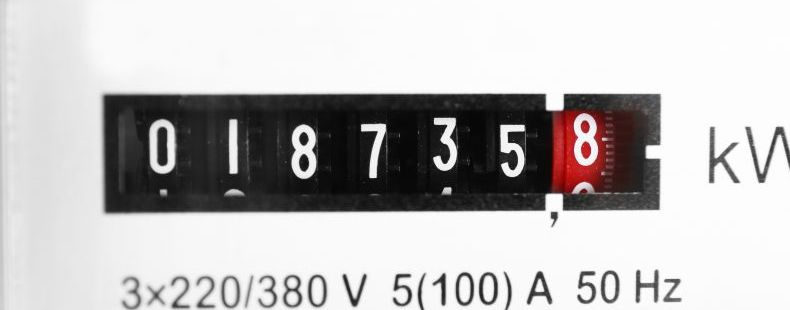
%> input picture Images/compteur4.jpg, 790 x 310 px
$ octave OCR.m   (GNU Octave 9; MATLAB toolbox functions it lacks are replaced by stand-ins)
%> lines starting %> are read from the running program, lines starting %| are printed output that depends on the picture; in (x1, y1, x2, y2) boxes, pixels count from 0 and x2, y2 are one past the last pixel; in counts of white or black regions, pixels touching at a corner belong together; the program's own positions count from 1
### readNumber.m
function [number accuracy] = readNumber( img )
%UNTITLED3 Summary of this function goes here
%   Detailed explanation goes here

load templates;

comp = [];

for n=1:11

    sem=corr2(templates{1,n},img);

    comp=[comp sem];


end
accuracy = max(comp);
vd=find(comp==max(comp));
%*-*-*-*-*-*-*-*-*-*-*-*-*-
%if accuracy >= 0.5
 if accuracy >= 0.3
    if vd==1
        number='1';
    elseif vd==2
        number = '1';
    elseif vd==3
        number='2';
    elseif vd==4
        number='3';
    elseif vd==5
        number='4';
    elseif vd==6
        number='5';
    elseif vd==7
        number='6';
    elseif vd==8
        number='7';
    elseif vd==9
        number='8';
    elseif vd==10
        number='9';
    elseif vd==11
        number='0';
    else
        number = NaN;
    end
else
    number = NaN;
end


end

### OCR.m
clear all; close all; clc;

warning('off','images:initSize:adjustingMag');
warning('off','images:im2bw:binaryInput');
warning('off','MATLAB:colon:nonIntegerIndex');

img = imread('Images\compteur4.jpg');
%> img is the input picture: size 310x790x3 uint8; mean R, G, B 191.5, 189.4, 189.4
figure;imshow(img);
title("Image original");

img = binarizeImage(img,0.5);
%> in binarizeImage, `T = adaptthresh(img, tresh);`:
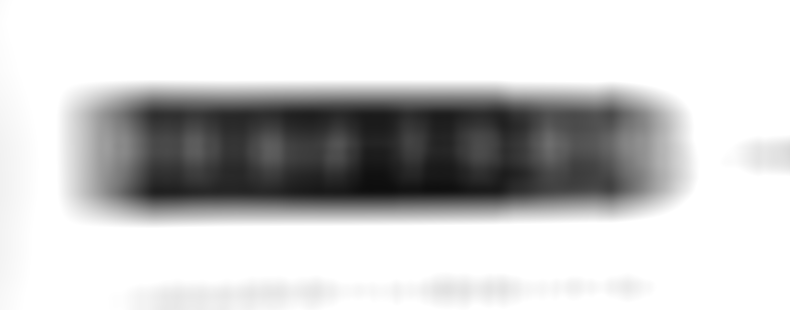
%> T: size 310x790 double; min 0.057, max 1, mean 0.796
%> in binarizeImage, `binaryImg = imbinarize(img, T);`:
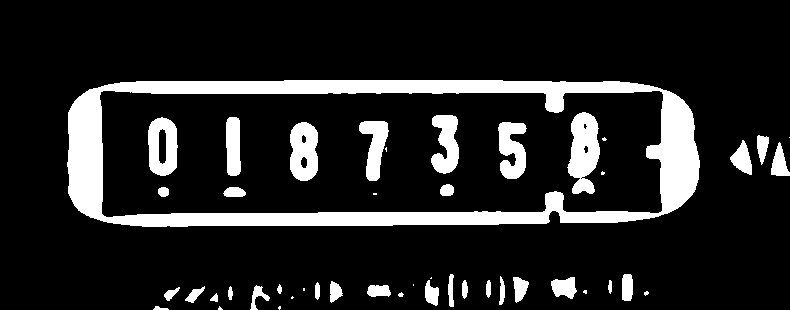
%> binaryImg: size 310x790 logical; 14.4% white; 47 white regions (13 under 20 px)

%erosion
se = strel('square', 1);
img = imerode(img, se);

%filtre mmoyeneur pour supprimer le bruit
%img = medfilt2(img);

figure;
imshow(img);
title("apres erosion");


img = labelAreaClean(img, 1, 3);
%> in labelAreaClean, `[labels, nbObj] = bwlabel(img);`:
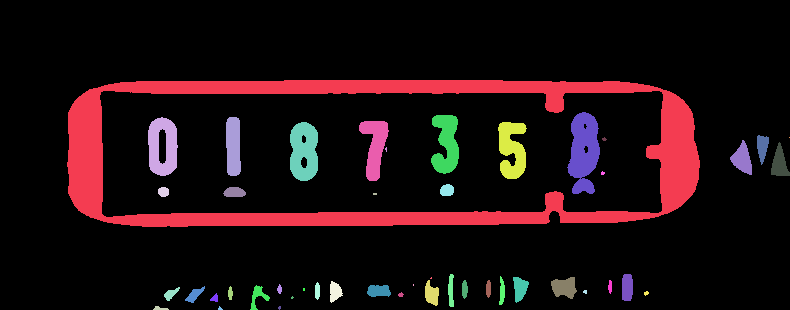
%> labels: size 310x790 double; 48 distinct labels, from 0 to 47; one colour per label, 0 black
%> in labelAreaClean, `[labels, nbObj] = bwlabel(img);`: nbObj = 47
%> in labelAreaClean, `props = regionprops(img,'basic');`: props = 47 regions; largest, box (x1, y1, x2, y2), Area and Centroid: (67, 80, 700, 227) 22266 [382.1 153.4], (567, 112, 600, 194) 1858 [584.4 152.3], (290, 122, 318, 181) 1344 [304.6 152], (148, 117, 178, 176) 1273 [163.3 147.3], (498, 122, 527, 179) 1155 [512.5 150.2]
%> the loop in labelAreaClean, `for o = 1 : nbObj` made 47 passes
%> avg on passes 1 to 12: 22266, 23539, 23578, 23670, 23774, 23920, 23964, 23976, 24162, 24949, 25001, 25190
%> in labelAreaClean, `avg = round((avg/nbObj)*quotientArea);`: avg = 2246
%> in labelAreaClean, `cleanedImg = img - bwareaopen(img,avg);`: cleanedImg: size 310x790 double; values 0 (black) and 1 (white), 5.3% white; 46 white regions (13 under 20 px), largest, box (x1, y1, x2, y2) and area: (567, 112, 600, 194) 1858, (290, 122, 318, 181) 1344, (148, 117, 178, 176) 1273

figure;imshow(img);
title("Premier nettoyage");

%=============================================================================
img2 = imbinarize(img);
%> img2: size 310x790 logical; 5.3% white; 46 white regions (13 under 20 px)
img2 = labelAreaClean(img2, -1, 1);
%> call 2 of labelAreaClean, with deleteSmall = -1, quotientArea = 1
%> in labelAreaClean (call 2), `[labels, nbObj] = bwlabel(img);`:
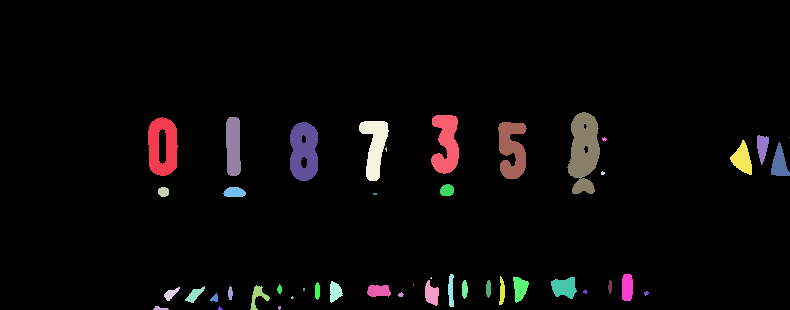
%> labels: size 310x790 double; 47 distinct labels, from 0 to 46; one colour per label, 0 black
%> in labelAreaClean (call 2), `[labels, nbObj] = bwlabel(img);`: nbObj = 46
%> in labelAreaClean (call 2), `props = regionprops(img,'basic');`: props = 46 regions; largest, box (x1, y1, x2, y2), Area and Centroid: (567, 112, 600, 194) 1858 [584.4 152.3], (290, 122, 318, 181) 1344 [304.6 152], (148, 117, 178, 176) 1273 [163.3 147.3], (498, 122, 527, 179) 1155 [512.5 150.2], (431, 115, 459, 174) 1128 [446.9 144.4]
%> the loop in labelAreaClean (call 2), `for o = 1 : nbObj` made 46 passes
%> avg on passes 1 to 12: 1273, 1312, 1404, 1508, 1654, 1698, 1710, 1896, 2683, 2735, 2924, 2958
%> in labelAreaClean (call 2), `avg = round((avg/nbObj)*quotientArea);`: avg = 281
%> in labelAreaClean (call 2), `cleanedImg = bwareaopen(img,avg);`: cleanedImg: size 310x790 logical; 4% white; 10 white regions

figure;imshow(img2);
title("Deuxi鑝e nettoyage");

%============================================================================
img2 = findAlignementAndCrop(img2);
figure;imshow(img2);
title("recadrage");


result = readEachComponent(img2);

function [croppedImg] = crop(img, X, Y, W, H)
    croppedImg = img(Y : Y+H, X : X+W);
end
function img = findAlignementAndCrop(img)
    [labels, nbObj] = bwlabel(img);
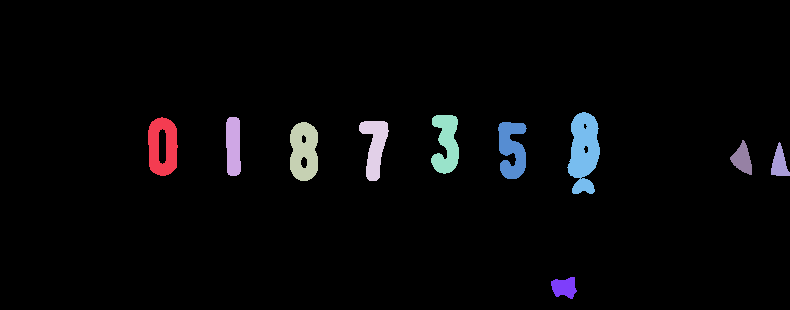
%> labels: size 310x790 double; 11 distinct labels, from 0 to 10; one colour per label, 0 black
%> nbObj = 10
    props = regionprops(img,'basic');
%> props = 10 regions; largest, box (x1, y1, x2, y2), Area and Centroid: (567, 112, 600, 194) 1858 [584.4 152.3], (290, 122, 318, 181) 1344 [304.6 152], (148, 117, 178, 176) 1273 [163.3 147.3], (498, 122, 527, 179) 1155 [512.5 150.2], (431, 115, 459, 174) 1128 [446.9 144.4]

     yTreshMin = size(img, 1)/4;
%> yTreshMin = 77.5
     yTreshMax = size(img, 1)*3/4;
%> yTreshMax = 232.5

     avgY = 0;
     avgHeight = 0;
     counter = 0;

    for o = 1 : nbObj
        if((props(o).BoundingBox(2)> yTreshMin) && (props(o).BoundingBox(2) < yTreshMax))
            avgY =  avgY + props(o).BoundingBox(2);
            avgHeight = avgHeight + props(o).BoundingBox(4);
            counter = counter + 1;
        end
    end
%> this loop made 10 passes
%> (avgY, avgHeight) on passes 1, 2, 3, 4, 5, 6, 8, 9, 10: (117.5, 59), (235, 118), (357.5, 177), (479, 237), (594.5, 296), (717, 353), (829.5, 435), (970, 470), (1112.5, 504)
    yAl = round(avgY/counter);
%> yAl = 124
    avgH = round(avgHeight/counter);
%> avgH = 56

    img = crop(img, 10, yAl-120, 700, avgH + 120);
%> in crop, `croppedImg = img(Y : Y+H, X : X+W);`: croppedImg: size 177x701 logical; 6.7% white; 7 white regions, largest, box (x1, y1, x2, y2) and area: (558, 109, 591, 177) 1604, (281, 119, 309, 177) 1336, (139, 114, 169, 173) 1273
end
function result = readEachComponent(img)

    [labels,nbObj] = bwlabel(img);
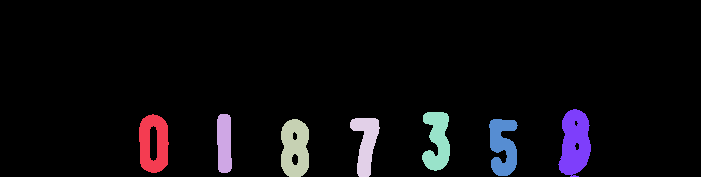
%> labels: size 177x701 double; 8 distinct labels, from 0 to 7; one colour per label, 0 black
%> nbObj = 7
    result =[];

    for i = 1:nbObj

        [row col] = find(labels == i);

        el = img(min(row):max(row),min(col):max(col));

        img_resize = imresize(el,[42 24]);
        se2 = strel('disk', 2);
        img_resize = imerode(img_resize, se2);

        [res acc] = readNumber(img_resize);

         figure;imshow(img_resize);
         %pause(0.5);

        if ~isnan(res)
            result = [result res];
        end
    end
%> this loop made 7 passes
%> (accuracy in readNumber, vd in readNumber, number in readNumber, res, acc, result) on passes 1 to 6: (0.598, 11, '0', '0', 0.598, '0'), (0.391, 2, '1', '1', 0.391, '01'), (0.652, 9, '8', '8', 0.652, '018'), (0.668, 8, '7', '7', 0.668, '0187'), (0.478, 4, '3', '3', 0.478, '01873'), (0.554, 6, '5', '5', 0.554, '018735')
%> (accuracy in readNumber, vd in readNumber, number in readNumber, res, acc) on pass 7: (0.297, 5, NaN, NaN, 0.297)
%> pass 2, in readEachComponent, `img_resize = imresize(el,[42 24]);`:
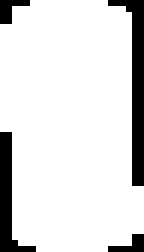
%> img_resize: size 42x24 logical (shown 6 times larger); 86.8% white; 4 black regions (2 under 20 px), largest, box (x1, y1, x2, y2) and area: (18, 0, 24, 31) 67, (0, 22, 6, 42) 45
    disp(result);
%| 018735
%> `result = readEachComponent(img2);`: result = '018735'
end
function [binaryImg] = binarizeImage(img,tresh)

    img = imgaussfilt(img,2);

    if size(img,3)==3 %RGB image
        img=rgb2gray(img);
    end

    figure;imshow(img);
    title("Image gris");
    img=imadjust(img);


    T = adaptthresh(img, tresh);
    binaryImg = imbinarize(img, T);
    figure;imshow(binaryImg);
    title("Image binaris閑");
end
function [cleanedImg] = labelAreaClean(img, deleteSmall, quotientArea)

    [labels, nbObj] = bwlabel(img);
    props = regionprops(img,'basic');
    avg = 0;

    % moyenne des surfaces
    for o = 1 : nbObj
        avg =  avg + props(o).Area;
    end
    avg = round((avg/nbObj)*quotientArea);

    % doit on supprimer les obetjs plus grand ou plus petit que la surface
    % moyenne
    if(deleteSmall < 0)
        cleanedImg = bwareaopen(img,avg);
    else
        cleanedImg = img - bwareaopen(img,avg);
    end
end
